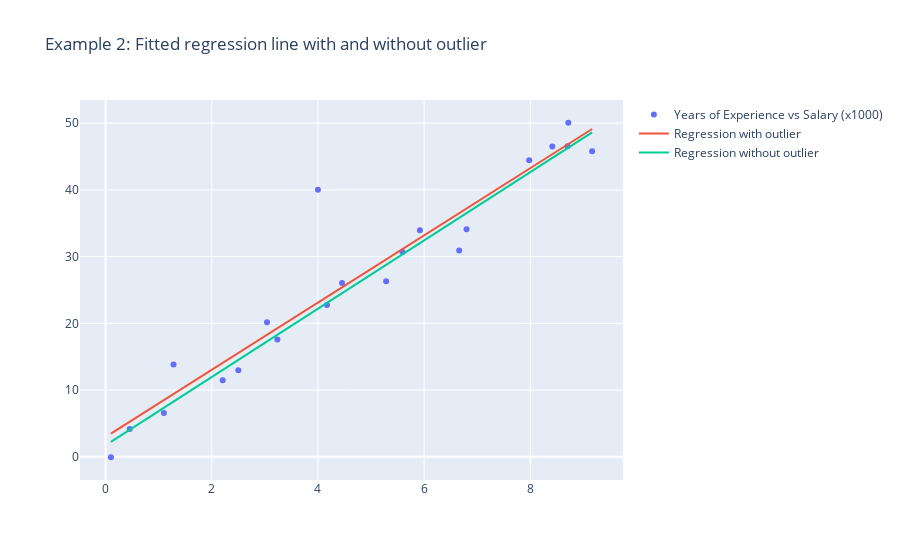

Notebook code cell kept with this figure:
### Code cell
# Example 2
with_outlier_model = smf.ols("Salary ~ YoE", df_2).fit()
without_outlier_model = smf.ols("Salary ~ YoE", df_2_n).fit()

fig = go.Figure()
fig.add_trace(
    go.Scatter(x=df_2["YoE"], y=df_2["Salary"], mode="markers", name="Years of Experience vs Salary (x1000)"))
fig.add_trace(
    go.Scatter(x=df_2["YoE"], y=with_outlier_model.fittedvalues, name="Regression with outlier"))
fig.add_trace(
    go.Scatter(x=df_2["YoE"], y=without_outlier_model.fittedvalues, name="Regression without outlier"))

fig.update_layout(title="Example 2: Fitted regression line with and without outlier")
fig.show()

### Figure 1 — Plotly figure (JSON) as saved in the notebook; plotly's stock layout.template omitted (floating-point values rounded to 4 significant figures)
{"data": [{"mode": "markers", "name": "Years of Experience vs Salary (x1000)", "type": "scatter", "x": [0.1, 0.454, 1.098, 1.279, 2.206, 2.501, 3.04, 3.236, 4.453, 4.17, 5.285, 5.592, 5.921, 6.661, 6.8, 7.979, 8.415, 8.716, 8.702, 9.165, 4], "y": [-0.0716, 4.167, 6.57, 13.81, 11.45, 12.96, 20.16, 17.56, 26.03, 22.76, 26.3, 30.69, 33.94, 30.92, 34.11, 44.45, 46.5, 50.06, 46.55, 45.78, 40]}, {"name": "Regression with outlier", "type": "scatter", "x": [0.1, 0.454, 1.098, 1.279, 2.206, 2.501, 3.04, 3.236, 4.453, 4.17, 5.285, 5.592, 5.921, 6.661, 6.8, 7.979, 8.415, 8.716, 8.702, 9.165, 4], "y": [3.461, 5.245, 8.487, 9.402, 14.07, 15.55, 18.27, 19.26, 25.39, 23.96, 29.58, 31.13, 32.78, 36.51, 37.21, 43.15, 45.35, 46.86, 46.79, 49.12, 23.11]}, {"name": "Regression without outlier", "type": "scatter", "x": [0.1, 0.454, 1.098, 1.279, 2.206, 2.501, 3.04, 3.236, 4.453, 4.17, 5.285, 5.592, 5.921, 6.661, 6.8, 7.979, 8.415, 8.716, 8.702, 9.165, 4], "y": [2.244, 4.055, 7.349, 8.278, 13.02, 14.53, 17.29, 18.29, 24.52, 23.07, 28.77, 30.35, 32.03, 35.81, 36.52, 42.56, 44.79, 46.33, 46.26, 48.63]}], "layout": {"title": {"text": "Example 2: Fitted regression line with and without outlier"}}}
